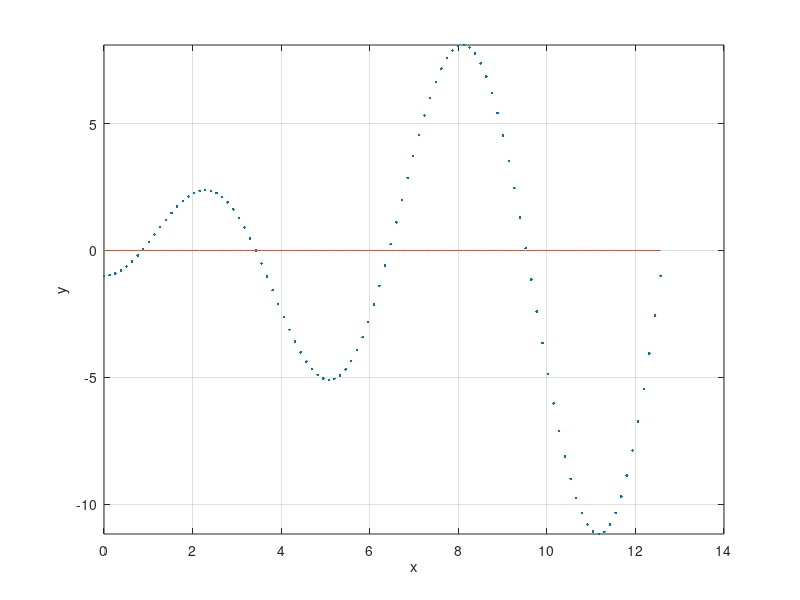

The MATLAB script that drew this image: (Note: this script raises an error after producing the figure.)
a=0;
b=4*pi;
x = linspace(a,b,100);
h = 0.001; maxcount = 1000; eps = 0.001;
f=@(x)sin(x).*(x)-cos(x);
y = f(x);
plot(x,f(x),'.',x,0*x,'-'); grid on
xlabel('x'); ylabel('y')
hold on
ylim([min(y),max(y)]);
z = ginput(1);
x1=z(1);
i=0;
while(i<maxcount)
    yh=(f(x1+h)-f(x1))/h;
    x1=x1-f(x1)/yh;
    L=line([x1,x1],[0,f(x1)]);
    set(L,'LineStyle','-.')
    delete(L)
    if abs(f(x1))<eps break; end;
    i=i+1;
end
plot(x,f(x1)+yh*(x-x1),':',x1,f(x1),'*',x1,0,'*',x1,f(x1),'o')
disp("Найденный корень " + x1)
hold off

